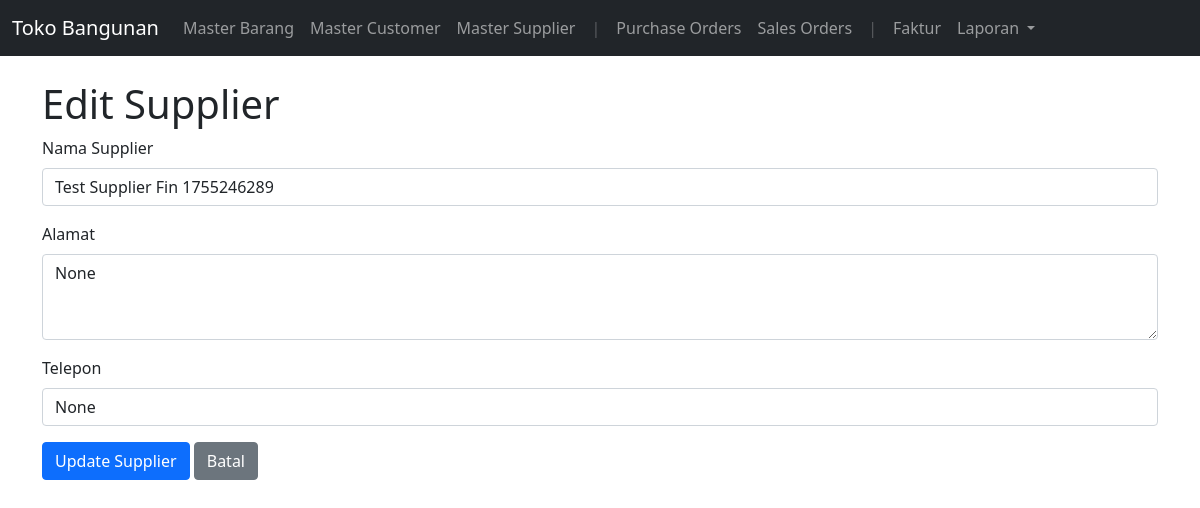
Page /suppliers/edit/1 on the committed database.
### app.py (models this page shows, shortened)
class Supplier(db.Model):
    id = db.Column(db.Integer, primary_key=True)
    name = db.Column(db.String(100), nullable=False)
    address = db.Column(db.Text, nullable=True)
    phone = db.Column(db.String(20), nullable=True)

### app.py (the view)
@app.route('/suppliers/edit/<int:id>', methods=['GET', 'POST'])
def edit_supplier(id):
    supplier_to_edit = Supplier.query.get_or_404(id)
    if request.method == 'POST':
        supplier_to_edit.name = request.form['name']
        supplier_to_edit.address = request.form['address']
        supplier_to_edit.phone = request.form['phone']
        db.session.commit()
        return redirect(url_for('suppliers'))
    return render_template('supplier_form.html', supplier=supplier_to_edit)

### templates/supplier_form.html (shortened to what this page needs)
{% extends 'base.html' %}
{% block content %}
  <h1>{% if supplier %}Edit Supplier{% else %}Tambah Supplier Baru{% endif %}</h1>
  <form method="POST">
    <div class="mb-3">
      <label for="name" class="form-label">Nama Supplier</label>
      <input type="text" class="form-control" id="name" name="name" value="{{ supplier.name if supplier else '' }}" required>
    </div>
    <div class="mb-3">
      <label for="address" class="form-label">Alamat</label>
      <textarea class="form-control" id="address" name="address" rows="3">{{ supplier.address if supplier else '' }}</textarea>
    </div>
    <div class="mb-3">
      <label for="phone" class="form-label">Telepon</label>
      <input type="text" class="form-control" id="phone" name="phone" value="{{ supplier.phone if supplier else '' }}">
    </div>
    <button type="submit" class="btn btn-primary">{% if supplier %}Update Supplier{% else %}Simpan Supplier{% endif %}</button>
    <a href="{{ url_for('suppliers') }}" class="btn btn-secondary">Batal</a>
  </form>
{% endblock %}

### rows in the picture
Supplier: name "Test Supplier Fin 1755246289", address "None", phone "None"
